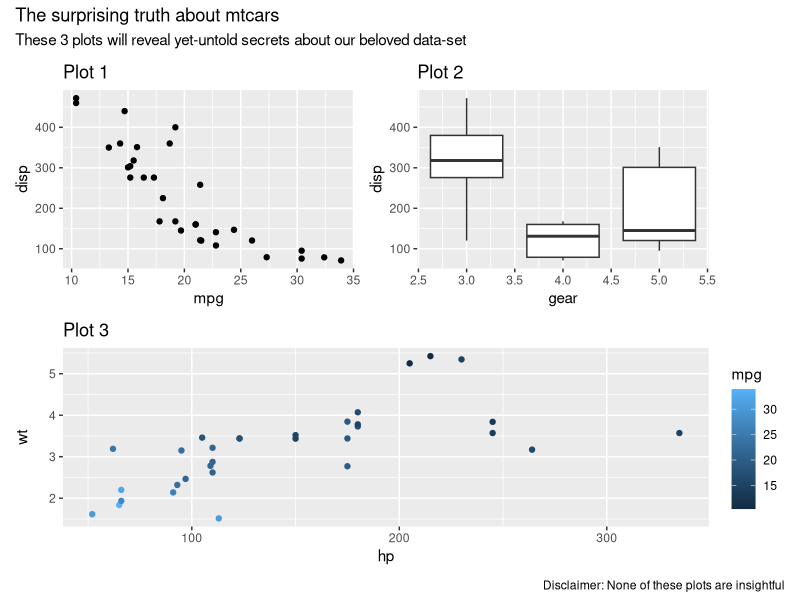
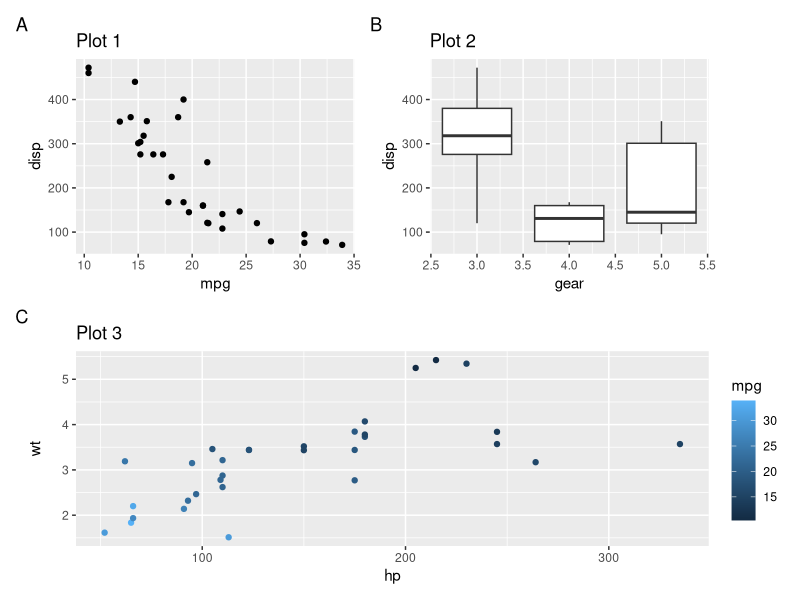
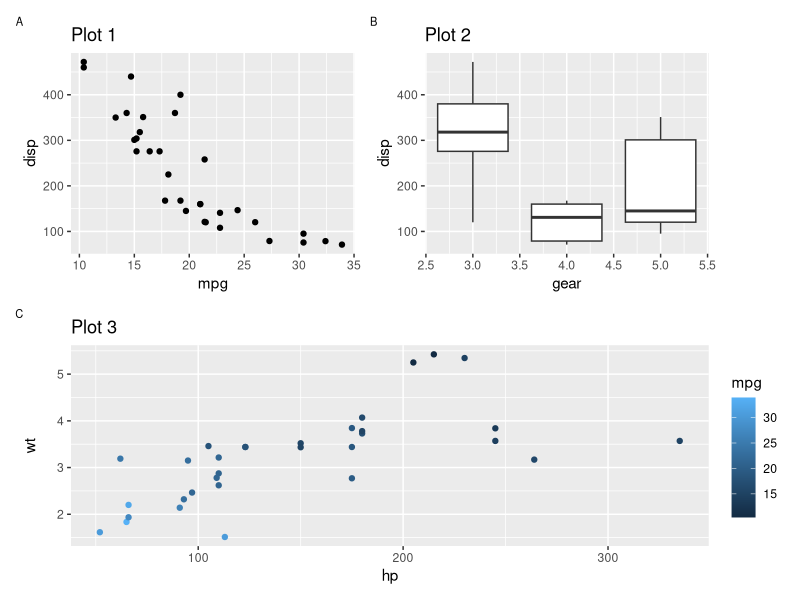
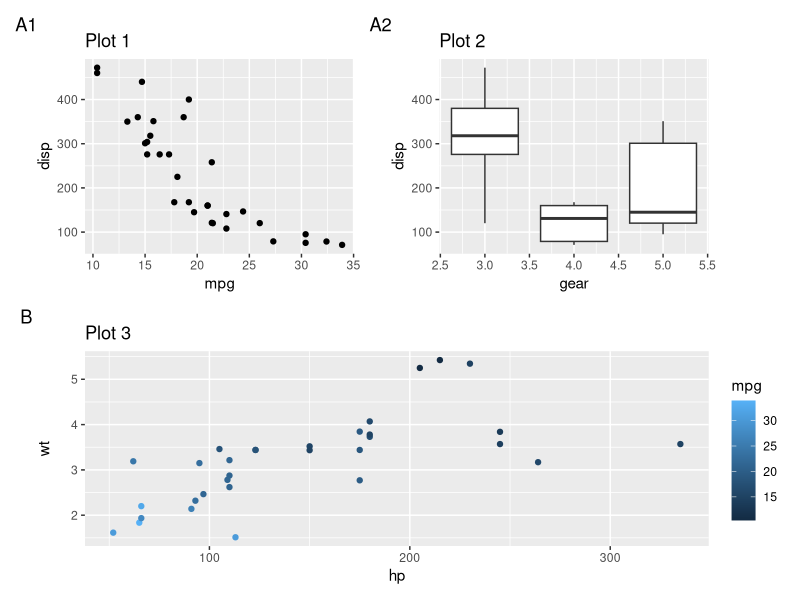
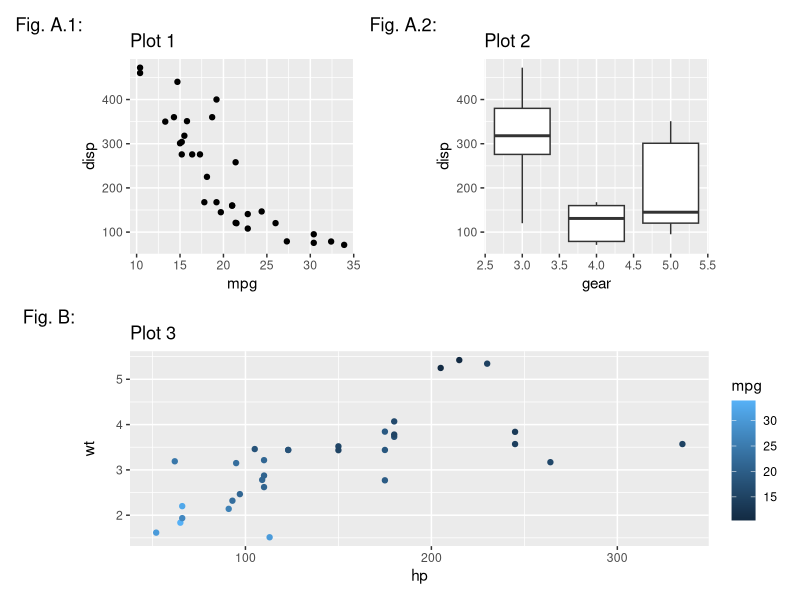
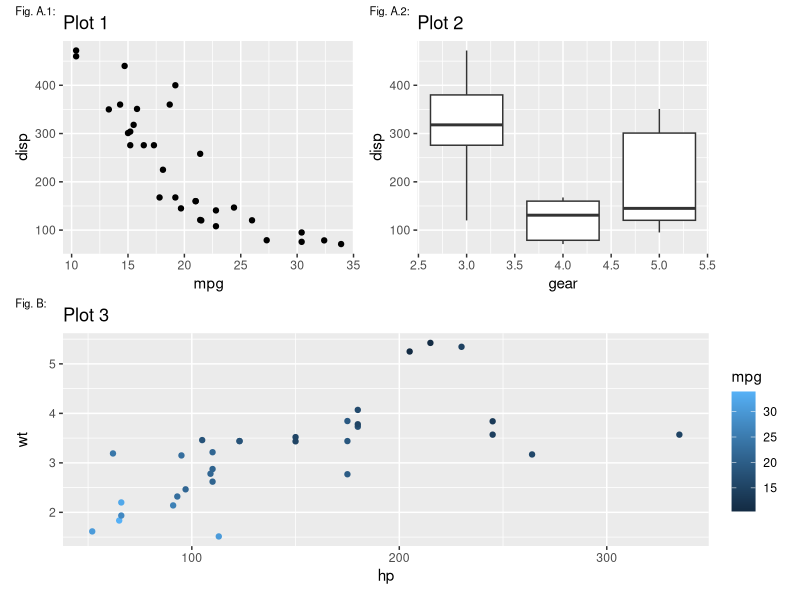
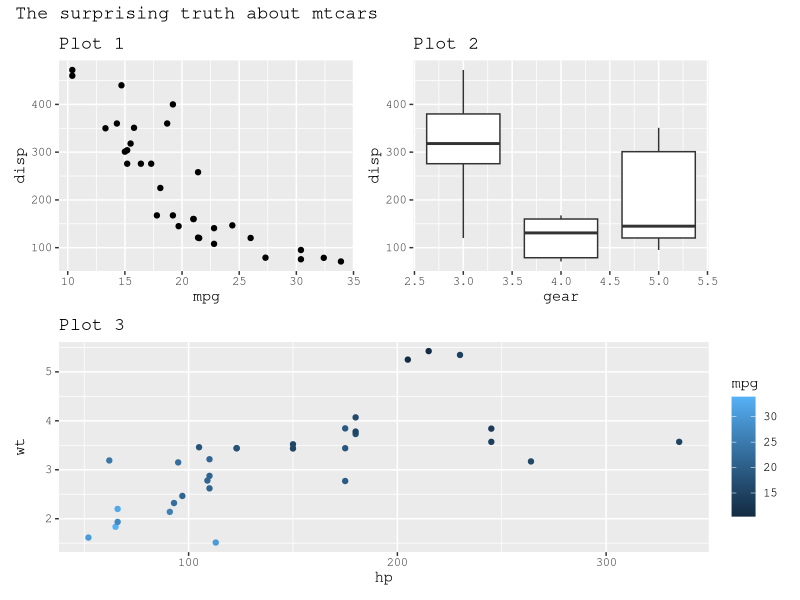
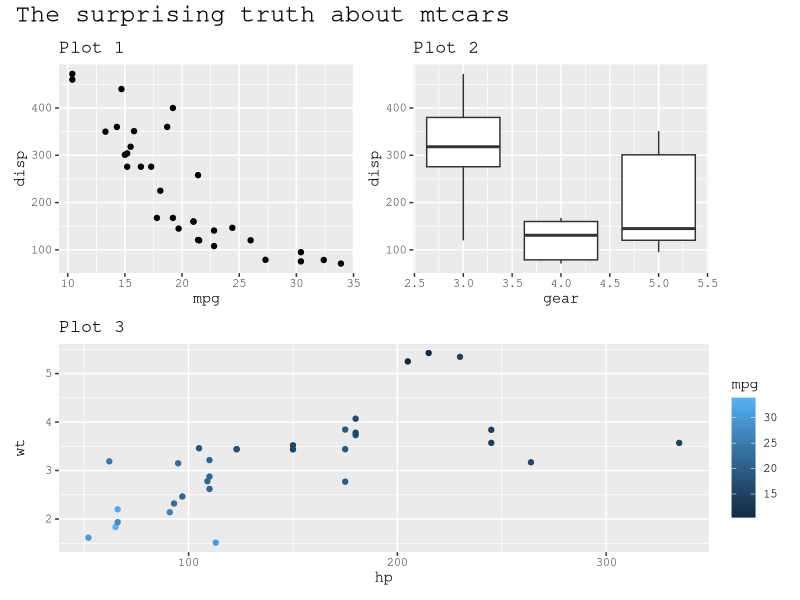

Generate these figures, in order, with R:
## ---- chunk 1
knitr::opts_chunk$set(
  collapse = TRUE,
  comment = "#>"
)
## ---- chunk 2
library(patchwork)
## ---- chunk 3
library(ggplot2)
p1 <- ggplot(mtcars) + 
  geom_point(aes(mpg, disp)) + 
  ggtitle('Plot 1')

p2 <- ggplot(mtcars) + 
  geom_boxplot(aes(gear, disp, group = gear)) + 
  ggtitle('Plot 2')

p3 <- ggplot(mtcars) + 
  geom_point(aes(hp, wt, colour = mpg)) + 
  ggtitle('Plot 3')

p4 <- ggplot(mtcars) + 
  geom_bar(aes(gear)) + 
  facet_wrap(~cyl) + 
  ggtitle('Plot 4')
## ---- chunk 4
patchwork <- (p1 + p2) / p3
patchwork + plot_annotation(
  title = 'The surprising truth about mtcars',
  subtitle = 'These 3 plots will reveal yet-untold secrets about our beloved data-set',
  caption = 'Disclaimer: None of these plots are insightful'
)
## ---- chunk 5
patchwork + plot_annotation(tag_levels = 'A')
## ---- chunk 6
patchwork + 
  plot_annotation(tag_levels = 'A') & 
  theme(plot.tag = element_text(size = 8))
## ---- chunk 7
patchwork[[1]] <- patchwork[[1]] + plot_layout(tag_level = 'new')
patchwork + plot_annotation(tag_levels = c('A', '1'))
## ---- chunk 8
patchwork + plot_annotation(tag_levels = c('A', '1'), tag_prefix = 'Fig. ',
                            tag_sep = '.', tag_suffix = ':')
## ---- chunk 9
patchwork + 
  plot_annotation(tag_levels = c('A', '1'), tag_prefix = 'Fig. ', tag_sep = '.', 
                  tag_suffix = ':') & 
  theme(plot.tag.position = c(0, 1),
        plot.tag = element_text(size = 8, hjust = 0, vjust = 0))
## ---- chunk 10
patchwork + 
  plot_annotation(title = 'The surprising truth about mtcars') & 
  theme(text = element_text('mono'))
## ---- chunk 11
patchwork + 
  plot_annotation(title = 'The surprising truth about mtcars',
                  theme = theme(plot.title = element_text(size = 18))) & 
  theme(text = element_text('mono'))
